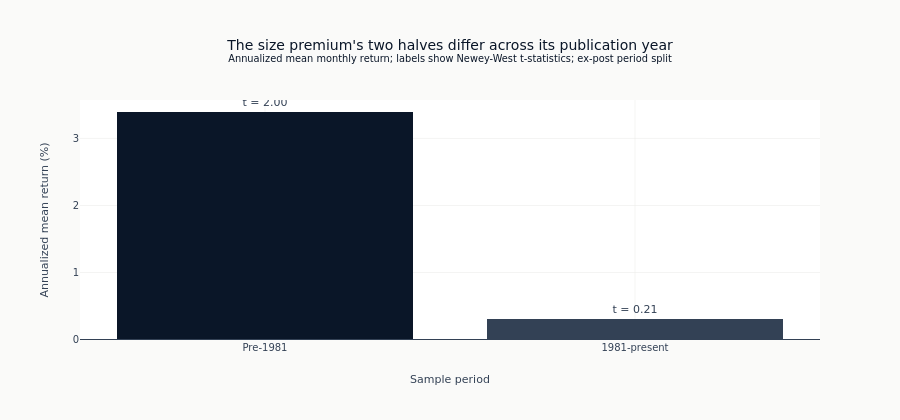

Write notebook code for a chart like this one.
### Markdown cell above
### Test the SMB decay claim directly

A full-sample SMB statistic cannot establish post-publication decay. Splitting at
the 1981 publication year makes the comparison visible while remaining explicitly
ex-post and descriptive.

### Code cell
smb_returns = ff3_pd["SMB"].dropna()
smb_periods = {
    "Pre-1981": smb_returns[smb_returns.index < "1981-01-01"],
    "1981-present": smb_returns[smb_returns.index >= "1981-01-01"],
}
smb_period_stats = {name: calculate_sharpe_stats(values) for name, values in smb_periods.items()}

fig = go.Figure(
    go.Bar(
        x=list(smb_period_stats),
        y=[stats["ann_return"] * 100 for stats in smb_period_stats.values()],
        marker_color=[COLORS["blue"], COLORS["neutral"]],
        text=[f"t = {stats['t_stat']:.2f}" for stats in smb_period_stats.values()],
        textposition="outside",
        hovertemplate="<b>%{x}</b><br>Annualized mean: %{y:.2f}%<br>%{text}<extra></extra>",
    )
)
fig.add_hline(y=0, line_color=COLORS["neutral"], line_width=1)
fig.update_layout(
    title=(
        "The size premium's two halves differ across its publication year"
        "<br><sup>Annualized mean monthly return; labels show Newey-West t-statistics; "
        "ex-post period split</sup>"
    ),
    xaxis_title="Sample period",
    yaxis_title="Annualized mean return (%)",
    height=420,
)
show_plotly_with_alt(
    fig,
    "Two bars of annualized mean return for the size factor, before and from 1981, each labelled with its Newey-West t-statistic.",
)

### Figure 1 — Plotly figure (JSON) as saved in the notebook; plotly's stock layout.template omitted (floating-point values rounded to 4 significant figures)
{"data": [{"hovertemplate": "<b>%{x}</b><br>Annualized mean: %{y:.2f}%<br>%{text}<extra></extra>", "marker": {"color": ["#0a1628", "#334155"]}, "text": ["t = 2.00", "t = 0.21"], "textposition": "outside", "type": "bar", "x": ["Pre-1981", "1981-present"], "y": [3.395, 0.3045]}], "layout": {"height": 420, "shapes": [{"line": {"color": "#334155", "width": 1}, "type": "line", "x0": 0, "x1": 1, "xref": "x domain", "y0": 0, "y1": 0, "yref": "y"}], "title": {"text": "The size premium's two halves differ across its publication year<br><sup>Annualized mean monthly return; labels show Newey-West t-statistics; ex-post period split</sup>"}, "xaxis": {"title": {"text": "Sample period"}}, "yaxis": {"title": {"text": "Annualized mean return (%)"}}}}
